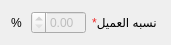
   <widget class="QWidget" name="horizontalLayoutWidget_9">
    <property name="geometry">
     <rect>
      <x>140</x>
      <y>160</y>
      <width>171</width>
      <height>31</height>
     </rect>
    </property>
    <layout class="QHBoxLayout" name="horizontalLayout_12">
     <item>
      <widget class="QLabel" name="label_19">
       <property name="maximumSize">
        <size>
         <width>16</width>
         <height>16777215</height>
        </size>
       </property>
       <property name="layoutDirection">
        <enum>Qt::RightToLeft</enum>
       </property>
       <property name="text">
        <string>%</string>
       </property>
       <property name="scaledContents">
        <bool>false</bool>
       </property>
       <property name="margin">
        <number>0</number>
       </property>
       <property name="indent">
        <number>-1</number>
       </property>
      </widget>
     </item>
     <item>
      <widget class="QDoubleSpinBox" name="QDubleSpiner_customerRate">
       <property name="enabled">
        <bool>false</bool>
       </property>
       <property name="maximumSize">
        <size>
         <width>55</width>
         <height>16777215</height>
        </size>
       </property>
       <property name="layoutDirection">
        <enum>Qt::RightToLeft</enum>
       </property>
       <property name="styleSheet">
        <string notr="true"/>
       </property>
       <property name="minimum">
        <double>0.000000000000000</double>
       </property>
       <property name="maximum">
        <double>100.000000000000000</double>
       </property>
       <property name="value">
        <double>0.000000000000000</double>
       </property>
      </widget>
     </item>
     <item>
      <widget class="QLabel" name="label_20">
       <property name="maximumSize">
        <size>
         <width>107</width>
         <height>16777215</height>
        </size>
       </property>
       <property name="layoutDirection">
        <enum>Qt::RightToLeft</enum>
       </property>
       <property name="text">
        <string>&lt;html&gt;&lt;head/&gt;&lt;body&gt;&lt;p align=&quot;right&quot;&gt;&lt;span style=&quot; color:#ef2929;&quot;&gt;*&lt;/span&gt;&lt;span style=&quot; color:#000000;&quot;&gt;نسبه&lt;/span&gt; العميل &lt;/p&gt;&lt;/body&gt;&lt;/html&gt;</string>
       </property>
       <property name="scaledContents">
        <bool>false</bool>
       </property>
       <property name="margin">
        <number>0</number>
       </property>
       <property name="indent">
        <number>-1</number>
       </property>
      </widget>
     </item>
    </layout>
   </widget>
